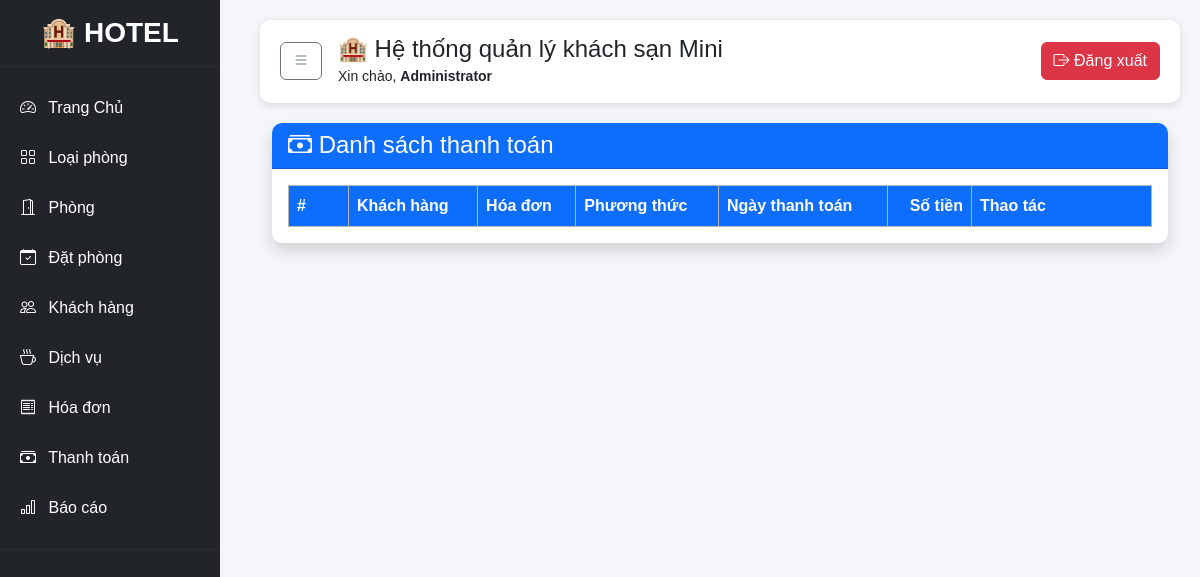
Before: /modules/payments/index.php (signed in) with the older database file.
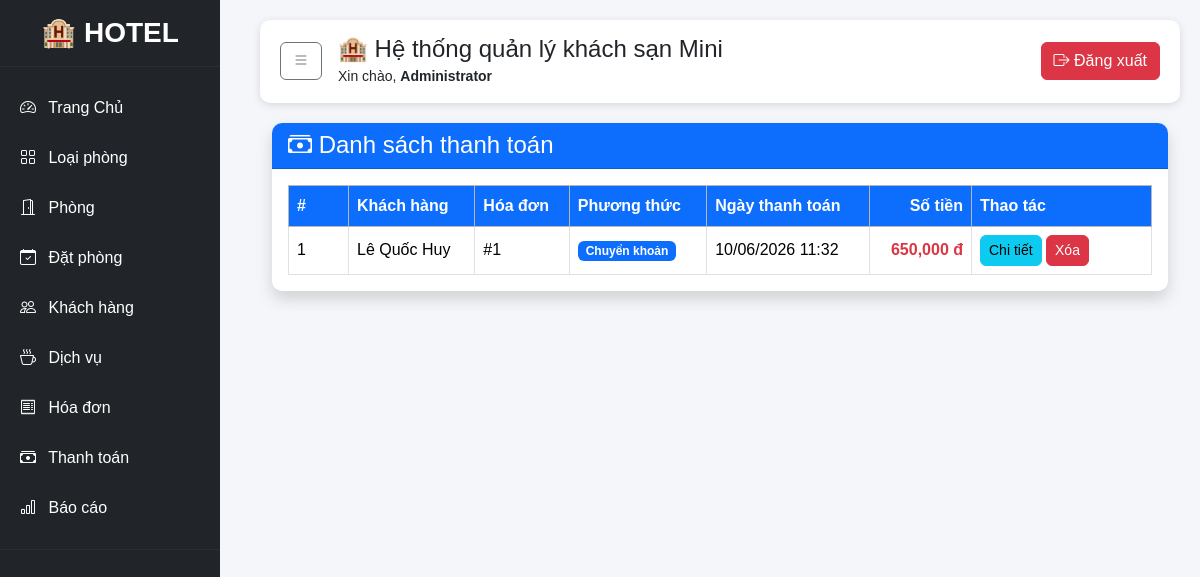
After: the same page with the newer database file.
### tables this page shows
CREATE TABLE payments (
    payment_id INT AUTO_INCREMENT PRIMARY KEY,
    invoice_id INT NOT NULL,

    payment_method ENUM(
        'Tiền mặt',
        'Chuyển khoản',
        'Momo'
    ),

    payment_date DATETIME DEFAULT CURRENT_TIMESTAMP,
    amount INT NOT NULL,

    FOREIGN KEY (invoice_id)
    REFERENCES invoices(invoice_id)
);

CREATE TABLE customers (
    customer_id INT AUTO_INCREMENT PRIMARY KEY,
    full_name VARCHAR(100) NOT NULL,
    gender ENUM('Nam', 'Nữ', 'Khác'),
    phone VARCHAR(15),
    email VARCHAR(100),
    id_card VARCHAR(20),
    address TEXT,
    created_at DATETIME DEFAULT CURRENT_TIMESTAMP
);

CREATE TABLE invoices (
    invoice_id INT AUTO_INCREMENT PRIMARY KEY,
    booking_id INT NOT NULL,
    invoice_date DATETIME DEFAULT CURRENT_TIMESTAMP,
    
    room_total INT DEFAULT 0,
    service_total INT DEFAULT 0,
    total_amount INT DEFAULT 0,

    FOREIGN KEY (booking_id)
    REFERENCES bookings(booking_id)
);

### modules/payments/index.php (the view, shortened to what this page needs)
<?php
    include '../../config/database.php';
    include '../../includes/header.php';
    $conn = $conn;
    $sql = "SELECT
                p.payment_id,
                p.payment_method,
                p.payment_date,
                p.amount,
                i.invoice_id,
                b.booking_id,
                c.full_name
            FROM payments p
            JOIN invoices i ON p.invoice_id = i.invoice_id
            JOIN bookings b ON i.booking_id = b.booking_id
            JOIN customers c ON b.customer_id = c.customer_id
            ORDER BY p.payment_date DESC";
    $result = mysqli_query($conn, $sql);
?>
<div class="container-fluid">
    <div class="card shadow">
        <div class="card-header bg-primary text-white d-flex justify-content-between align-items-center">
            <h4 class="mb-0">
                <i class="bi bi-cash-stack"></i>
                Danh sách thanh toán
            </h4>
        </div>
        <div class="card-body">
            <div class="table-responsive">
                <table class="table table-bordered table-hover align-middle">
                    <thead class="table-secondary">
                        <tr>
                            <th width="60">#</th>
                            <th>Khách hàng</th>
                            <th>Hóa đơn</th>
                            <th>Phương thức</th>
                            <th>Ngày thanh toán</th>
                            <th class="text-end">Số tiền</th>
                            <th width="180">Thao tác</th>
                        </tr>
                    </thead>
                    <tbody>
                        <?php
                        $stt = 1;
                        while($row = mysqli_fetch_assoc($result)) {
                        ?>
                            <tr>
                                <td><?= $stt++ ?></td>
                                <td><?= htmlspecialchars($row['full_name']) ?></td>
                                <td>#<?= $row['invoice_id'] ?></td>
                                <td>
                                    <?php
                                        switch($row['payment_method']) {
                                            case 'Chuyển khoản':
                                                echo "<span class='badge bg-primary'>Chuyển khoản</span>";
                                                break;
                                        }
                                    ?>
                                </td>
                                <td>
                                    <?= date("d/m/Y H:i", strtotime($row['payment_date'])) ?>
                                </td>
                                <td class="text-end fw-bold text-danger">
                                    <?= number_format($row['amount']) ?> đ
                                </td>
                                <td>
                                    <a href="detail.php?id=<?= $row['payment_id'] ?>"
                                    class="btn btn-info btn-sm">
                                        <i class="fa fa-eye"></i> Chi tiết
                                    </a>
                                    <a href="delete.php?id=<?= $row['payment_id'] ?>"
                                    class="btn btn-danger btn-sm"
                                    onclick="return confirm('Bạn có chắc muốn xóa?')">
                                        <i class="fa fa-trash"></i> Xóa
                                    </a>
                                </td>
                            </tr>
                        <?php } ?>
                    </tbody>
                </table>
            </div>
        </div>
    </div>
</div>
<?php include __DIR__ .'/../../includes/footer.php'; ?>

Changed rows visible on the page:
added payments: customers.full_name "Lê Quốc Huy", invoice.invoice_id "1", payment_method "Chuyển khoản", payment_date "10/06/2026 11:32", amount "650,000"
